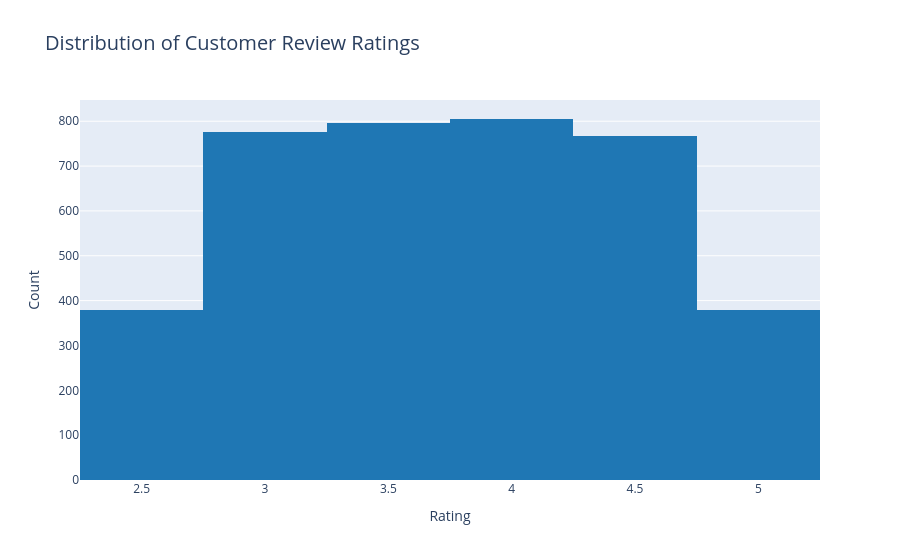

The code cell stored with this chart in its notebook:
### Code cell
#6 Histogram – Review Rating Distribution
hist_fig = px.histogram(
    df, x='Review Rating', nbins=10, color_discrete_sequence=['#1f77b4'],
    title='Distribution of Customer Review Ratings'
)
hist_fig.update_layout(xaxis_title='Rating', yaxis_title='Count', title_font_size=20)
hist_fig.show()

### Figure 1 — Plotly figure (JSON) as saved in the notebook; plotly's stock layout.template omitted (floating-point values rounded to 4 significant figures; data arrays with more than 128 entries replaced by an {"elided": "..."} marker saying what was removed)
{"data": [{"alignmentgroup": "True", "bingroup": "x", "hovertemplate": "Review Rating=%{x}<br>count=%{y}<extra></extra>", "legendgroup": "", "marker": {"color": "#1f77b4", "pattern": {"shape": ""}}, "name": "", "nbinsx": 10, "offsetgroup": "", "orientation": "v", "showlegend": false, "type": "histogram", "x": {"elided": "3900 float values"}, "xaxis": "x", "yaxis": "y"}], "layout": {"barmode": "relative", "legend": {"tracegroupgap": 0}, "title": {"font": {"size": 20}, "text": "Distribution of Customer Review Ratings"}, "xaxis": {"anchor": "y", "domain": [0, 1], "title": {"text": "Rating"}}, "yaxis": {"anchor": "x", "domain": [0, 1], "title": {"text": "Count"}}}}
